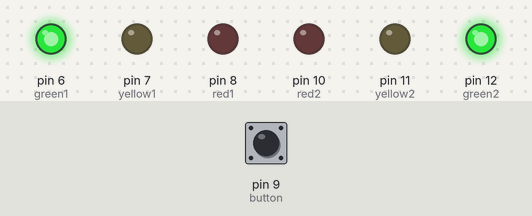
This sketch was run on a simulated Arduino Uno, built with avr-gcc and run on an emulated ATmega328P. Parts: output pins drawn as LEDs (lit = HIGH). The inputs (shaded band) are chosen by the test bench; at power-on: pin 9 (button) LOW.

Above: at 1.2 s.
1.3 s: pin 9 (button) pulled HIGH for 0.15 s
At 2.5 s:
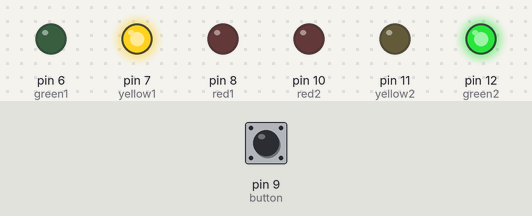
At 7.5 s:
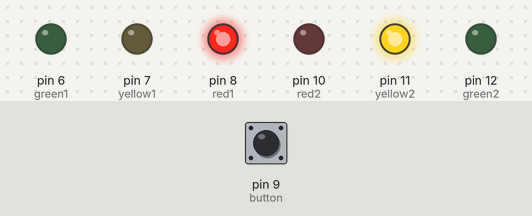
13.4 s: pin 9 (button) pulled HIGH for 3.2 s
At 19.6 s:
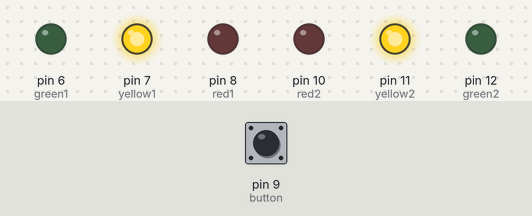
Timing chart, 0 to 27.8 s (numbered marks = the images above; inputs shaded):
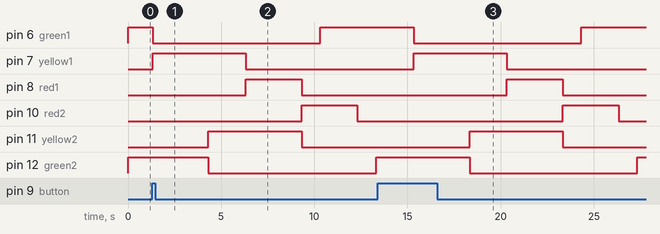

The sketch:

Traffic_Light.ino
```cpp
int green1 = 6;
int yellow1 = 7;
int red1 = 8;
int button = 9; // switch is on pin 9
int red2 = 10;
int yellow2 = 11;
int green2 = 12;

void setup(){
  //put set up code here to run once

    pinMode(red1, OUTPUT);
    pinMode(yellow1, OUTPUT);
    pinMode(green1, OUTPUT);
    pinMode(red2, OUTPUT);
    pinMode(yellow2, OUTPUT);
    pinMode(green2, OUTPUT);
    pinMode(button, INPUT);
}

void loop(){
  //put main code here to run repeatedly
  digitalWrite(green1, HIGH);
  digitalWrite(green2, HIGH);
    if (digitalRead(button) == HIGH){
        delay(15); // software debounce
        if (digitalRead(button) == HIGH) {
            // if the switch is HIGH, ie. pushed down - change the lights!
            changeLights();
            delay(1000); // wait for 1 second
        }
    }
}

void changeLights(){

    // green off, yellow on for 3 seconds
    digitalWrite(green1, LOW);
    digitalWrite(yellow1, HIGH);
    digitalWrite(red1, LOW);
    digitalWrite(green2, HIGH);
    digitalWrite(yellow2, LOW);
    digitalWrite(red2, LOW);
    delay(3000);

    digitalWrite(green1, LOW);
    digitalWrite(yellow1, HIGH);
    digitalWrite(red1, LOW);
    digitalWrite(green2, LOW);
    digitalWrite(yellow2, HIGH);
    digitalWrite(red2, LOW);
    delay(2000);

    // turn off yellow, then turn red on for 5 seconds
    digitalWrite(yellow1, LOW);
    digitalWrite(red1, HIGH);
    digitalWrite(yellow2, HIGH);
    digitalWrite(red2, LOW);
    delay(3000);

    // turn off all lights
    digitalWrite(red1, LOW);
    digitalWrite(yellow2, LOW);
    digitalWrite(red2, HIGH);
    delay(1000);

    digitalWrite(green1, HIGH);
    digitalWrite(red2, HIGH);
    delay(2000);

    digitalWrite(red2, LOW);
    delay(1000);

    digitalWrite(green2, HIGH);
    delay(1000);
}
```

Measured:
- after the input at 1.3 s, pin 6 (green1): HIGH → LOW at once, → HIGH 9.0 s later; pin 7 (yellow1): LOW → HIGH at once, → LOW 5.0 s later; pin 8 (red1): LOW → HIGH after 5.0 s, → LOW 3.0 s later; pin 10 (red2): LOW → HIGH after 8.0 s, → LOW 3.0 s later; pin 11 (yellow2): LOW → HIGH after 3.0 s, → LOW 5.0 s later
- after the input at 13.4 s, pin 6 (green1): HIGH → LOW after 1.9 s, → HIGH 9.0 s later; pin 7 (yellow1): LOW → HIGH after 1.9 s, → LOW 5.0 s later; pin 8 (red1): LOW → HIGH after 6.9 s, → LOW 3.0 s later; pin 10 (red2): LOW → HIGH after 9.9 s, → LOW 3.0 s later; pin 11 (yellow2): LOW → HIGH after 4.9 s, → LOW 5.0 s later
